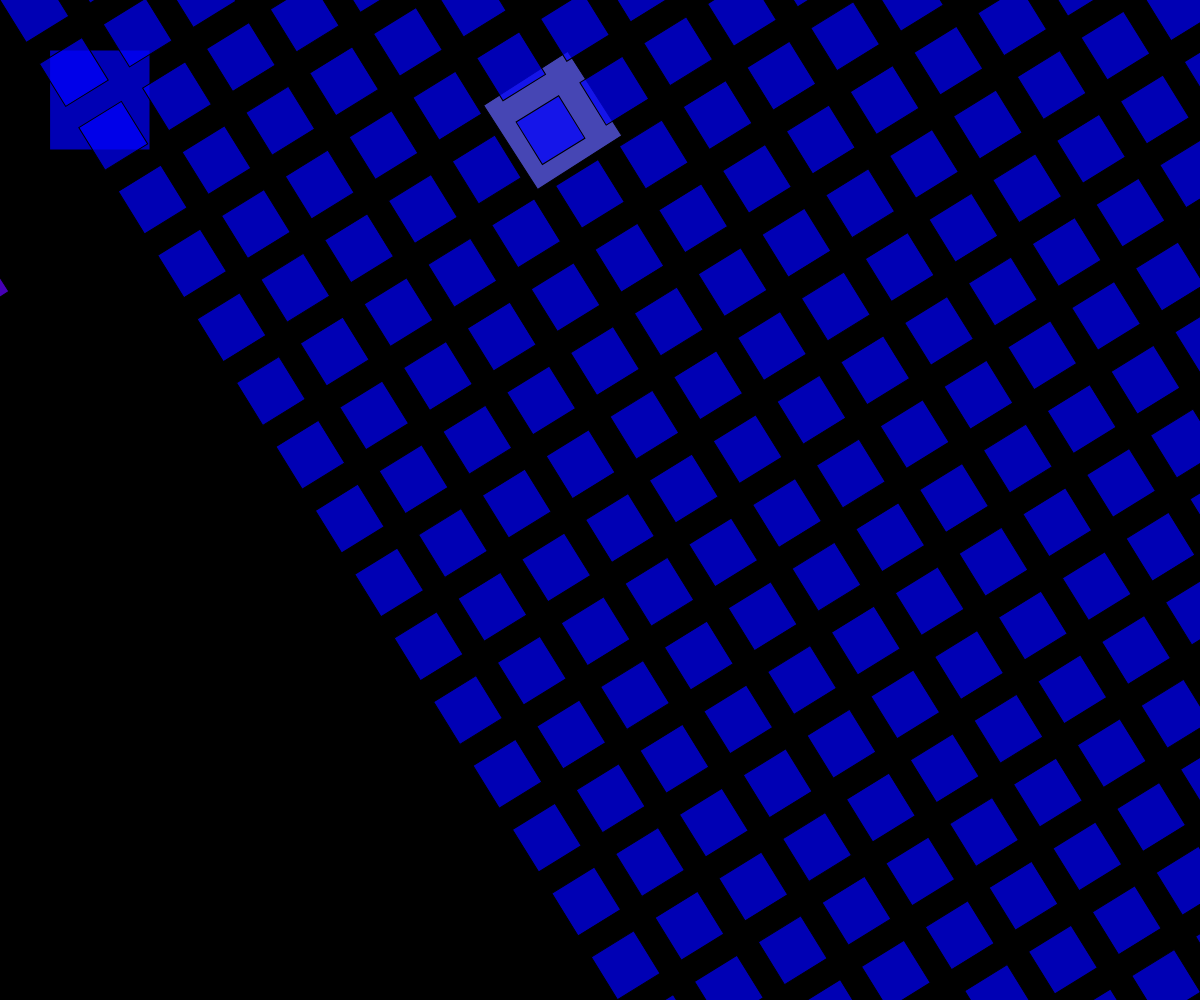
Frame 1 (no input)
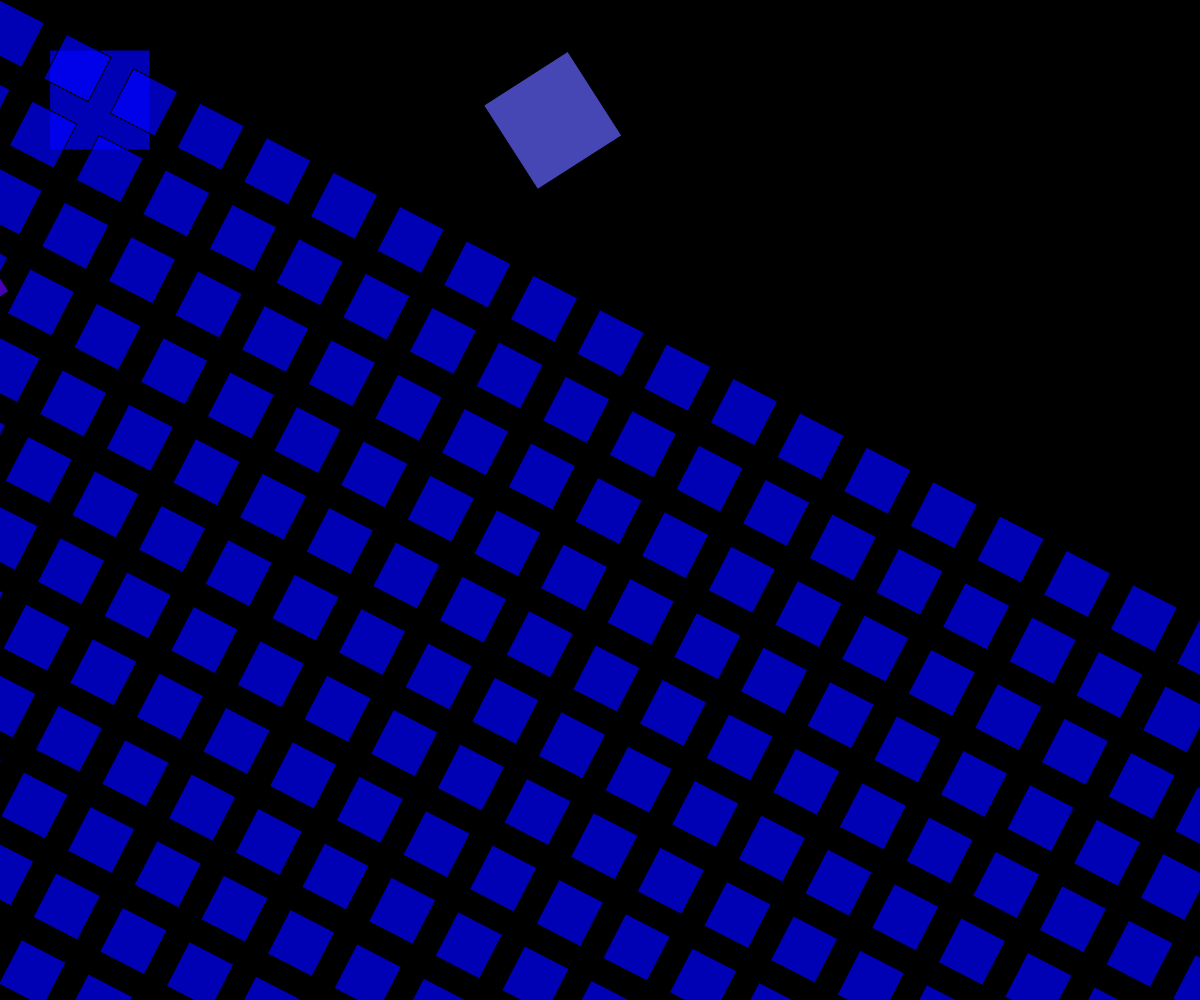
Frame 60 (no input)
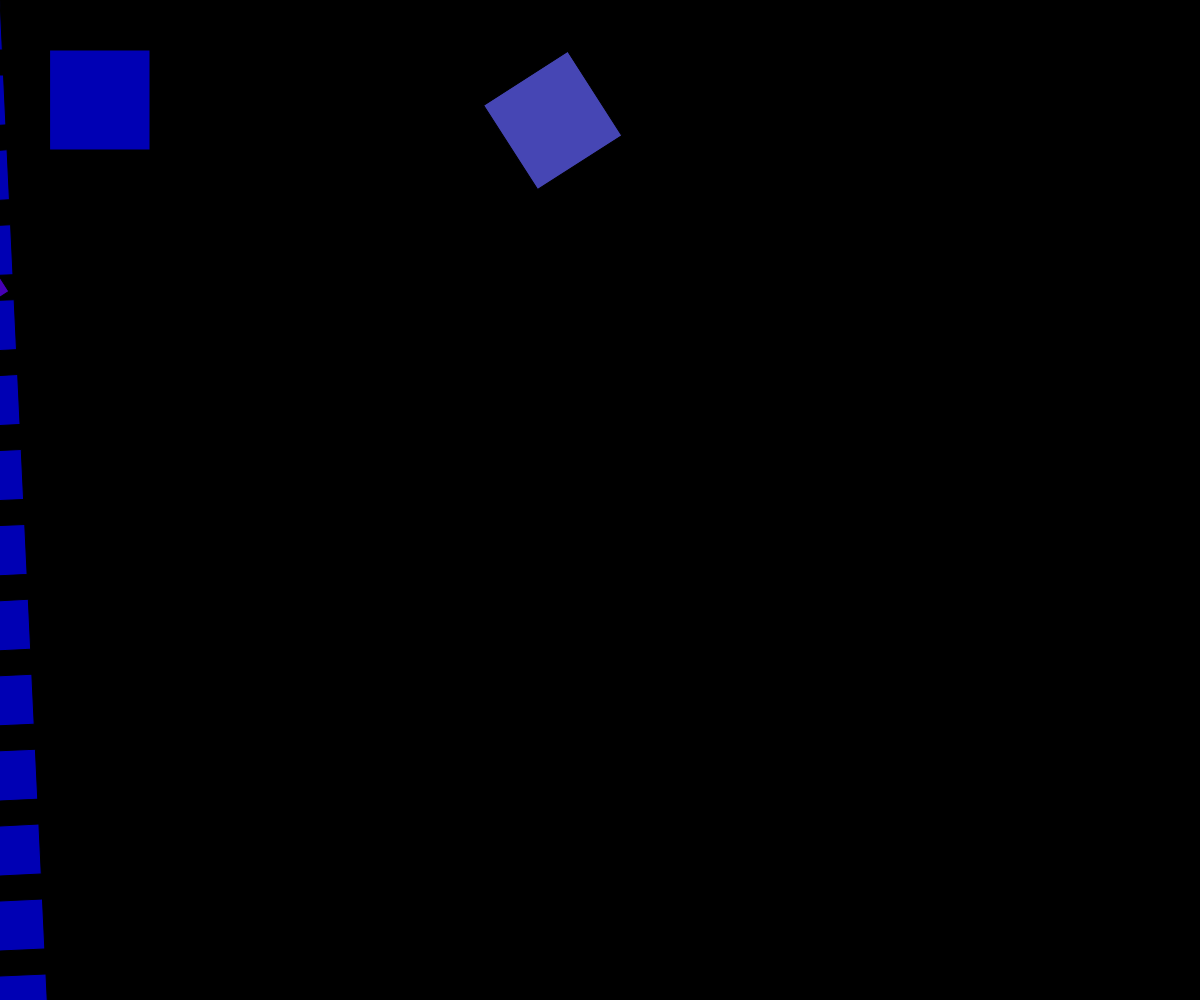
Frame 120 (the mouse pressed at the canvas centre since frame 60)

The p5.js sketch that drew these frames (run headless with seeded random() and noise() and a simulated clock; from frame 60 on, the mouse is pressed at the canvas centre):

// p5.js sketch
// ── sketch.js

// Global variables



function setup() {
  createCanvas(windowWidth, windowHeight);

  // Rotating an element in p5.js means rotating the canvas from its top-left
  // corner at (0, 0). Therefore, all the elements drawn on the coordinate
  // system rotates together with the canvas.
}

/* Loop */
function draw() {
  background(0);
  fill(0);

  fill(0, 0, 255, 180);
  rect(50, 50, 100, 100);

  // Rotating an element in p5.js means rotating the canvas from its top-left
  // corner at (0, 0). Therefore, all the elements drawn on the coordinate
  // system rotates together with the canvas.
  let angle = 1;
  rotate(angle);

  fill(100, 0, 255, 180);
  rect(150, 150, 100, 100);

  // p5.js provides representations of pi (π) values,
  // which you can use by spelling out the words like below:
  // π = PI
  // π / 2 = HALF_PI
  // π / 4 = QUARTER_PI
  // 2 π = TWO_PI
  rotate(HALF_PI);

  fill(0, 100, 255, 180);
  rect(250, 250, 100, 100);

  // radians(180) would equate to 3.14, the equivalent to one π.
  rotate(radians(180));

  fill(100, 100, 255, 180);
  rect(350, 350, 100, 100);

  // Default mode for angles and the rotate() function is already RADIANS.
  // angleMode(DEGREES);
  // angleMode(RADIANS);

  rotate(radians(frameCount * 1));

  for (let i = 0; i < width *2 ; i += 75) {
    for (let j = 0; j < height * 2; j += 75) {
      fill(0, 0, 255, 180);
      rect(i, j, 50, 50);
    }
  }

}
